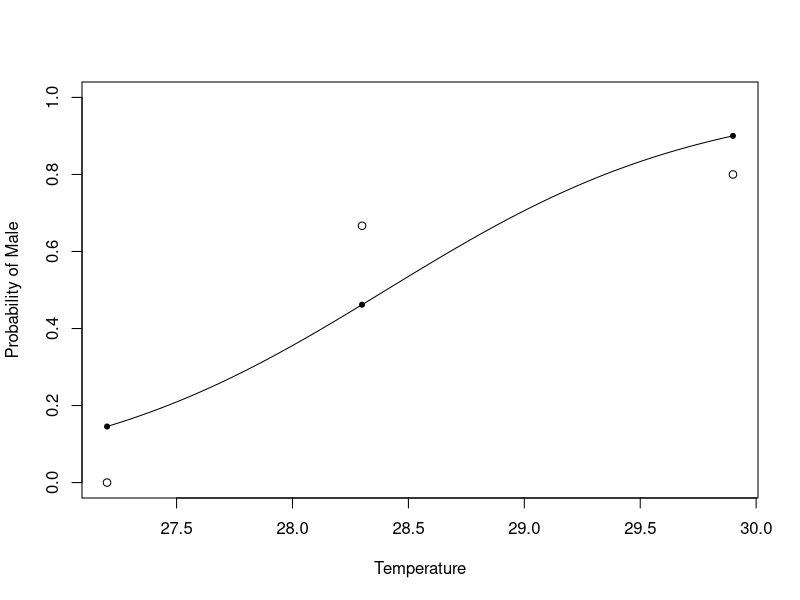

Reproduce this figure in R.
## ---- chunk 1
#A simple example of logistic regression

#Our first step is to input the data into columns
temp<-c(27.2, 28.3,29.9)
male<-c(0,8,8)
female<-c(10,4,2)

#Now we make a dataframe of our columns
example.data<-as.data.frame(cbind(temp,male,female))

#This can be visualized as
example.data
summary(example.data)
## ---- chunk 2
#General Linear Model -- Logistic Regression Syntax
#glm ( cbind(successColumn, failureColumn) ~ variable1 + ... + variableN, data = data.source, family = binomial)

#Using our data and saving the model to the variable my.log.regression:
my.log.regression<-glm(cbind(male,female) ~ temp, data = example.data, family = binomial)

#print the regression model
my.log.regression

#print a summary of the regression model indicating our statistically significant predictors
summary(my.log.regression)

## ---- chunk 3
#plot temeprature vs. the probability of having a male
plot(temp,male/(male+female), xlab="Temperature", ylab="Probability of Male", ylim =c(0,1))

#add the logistic regression curve to previous plot
curve(predict(my.log.regression, data.frame(temp=x), type="resp"), add=TRUE)

#add points of data to logistic regression to previous plot
points(temp,fitted(my.log.regression), pch=20)
## ---- chunk 4
#Answer to Question 1
#log(0.5/0.5) = -41.74 + 1.47*temp
#temp = 28.4
(log(0.5/0.5) + 41.74)/1.47


#Answer to Question 2
#log(P(male)/(1-P(male))) = -41.74 + 1.47*(27)
#this is equivalent to the following with some rounding errors
#P(male) = exp(-41.74 + 1.47*27) / ( 1 + exp(-41.74 + 1.47*27) )
exp(-41.74 + 1.47*27) / ( 1 + exp(-41.74 + 1.47*27) )
#also this can be more accurately calculated from
odds<-exp(predict(my.log.regression,data.frame(temp=27)))
odds/(1+odds)
